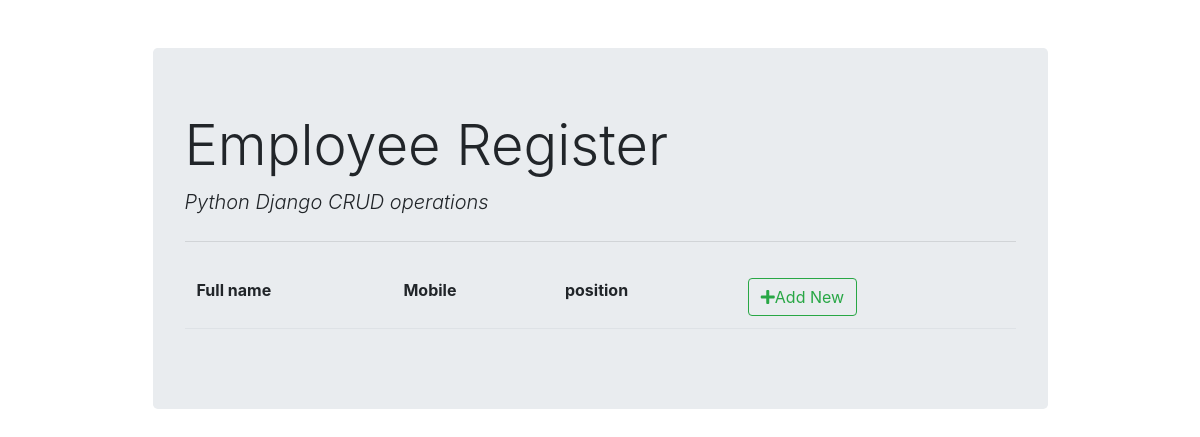
The page /employee/list/ on the database as committed earlier.
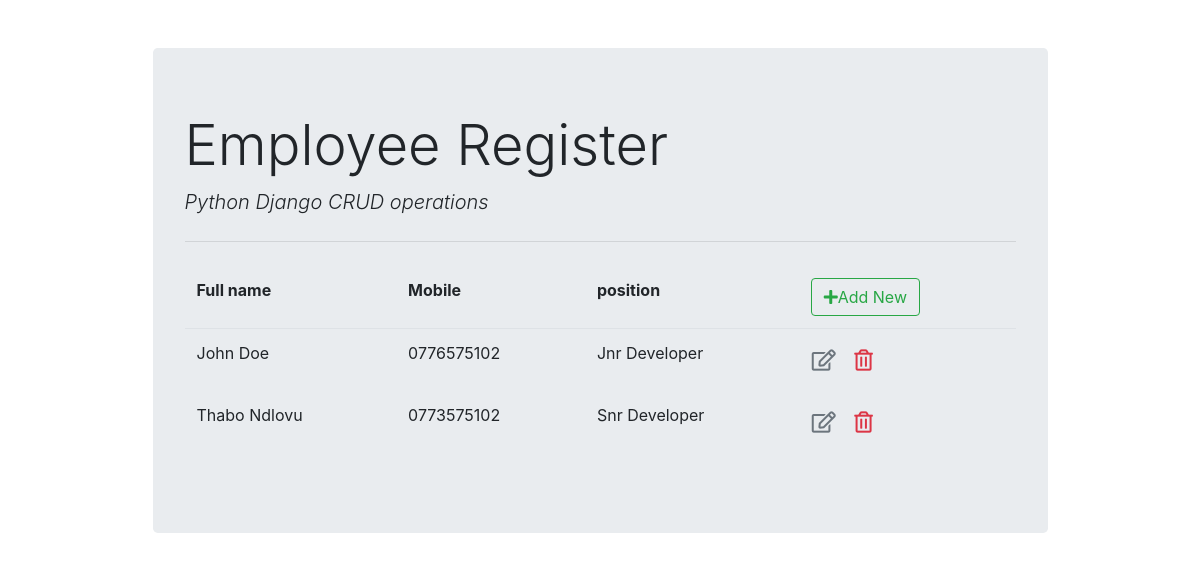
The same page on the database as committed later.
### employee_register/models.py (models this page shows, shortened)
class Employee(models.Model):
    fullname = models.CharField(max_length=100)
    emp_code = models.CharField(max_length=3)
    mobile = models.CharField(max_length=10)
    position = models.ForeignKey(Position, on_delete=models.CASCADE)

class Position(models.Model):
    title = models.CharField(max_length=50)
    def __str__(self):
        return self.title

### employee_register/views.py (the view)
# urls.py: path('list/', views.employee_list, name='employee_list'),
def employee_list(request):
    context = {'employee_list':Employee.objects.all()}
    return render(request, 'employee_register/employee_list.html', context)

### employee_register/templates/employee_register/employee_list.html (shortened to what this page needs)
{% extends 'employee_register/base.html' %}
{% block content %}
    <table class="table table-borderless">
        <thead class="border-bottom font-weight-bold">
            <tr>
                <td>Full name</td>
                <td>Mobile</td>
                <td>position</td>
                <td>
                    <a href="{% url 'employee_insert' %}" class="btn btn-outline-success">
                        <i class="fas fa-plus"></i>Add New
                    </a>
                </td>
            </tr>
        </thead>
        <tbody>
            {% for employee in employee_list %}
                <tr>
                    <td>{{ employee.fullname }}</td>
                    <td>{{ employee.mobile }}</td>
                    <td>{{ employee.position }}</td>
                    <td>
                        <a href="{% url 'employee_update' employee.id %}" class="btn text-secondary px-0">
                            <i class="far fa-lg fa-edit"></i>
                        </a>
                        <form action="{% url 'employee_delete' employee.id %}" method="post" class="d-inline">
                            <button type="submit" class="btn">
                                <i class="far fa-trash-alt fa-lg text-danger float-right"></i>
                            </button>
                        </form>
                    </td>
                </tr>
            {% endfor %}
        </tbody>
    </table>
{% endblock %}

### employee_register/templates/employee_register/base.html (shortened to what this page needs)
<!DOCTYPE html>
<html lang="en">
<head>
    <link rel="stylesheet" href="https://cdn.jsdelivr.net/npm/bootstrap@4.5.3/dist/css/bootstrap.min.css">
    <link rel="stylesheet" href="https://cdnjs.cloudflare.com/ajax/libs/font-awesome/5.15.1/css/all.min.css" />
</head>
<body>
    <div class="container">
        <div class="col-md-10 offset-md-1 mt-5">
            <div class="jumbotron">
                <h1 class="display-4">Employee Register</h1>
                <p class="lead font-italic">Python Django CRUD operations</p>
                <hr class="my-4">
                {% block content %}
                {% endblock %}
            </div>
        </div>
    </div>
</body>
</html>

Rows that differ between the two databases and show on the page:
added Employee: fullname "John Doe", mobile "0776575102", position "Jnr Developer"
added Employee: fullname "Thabo Ndlovu", mobile "0773575102", position "Snr Developer"
